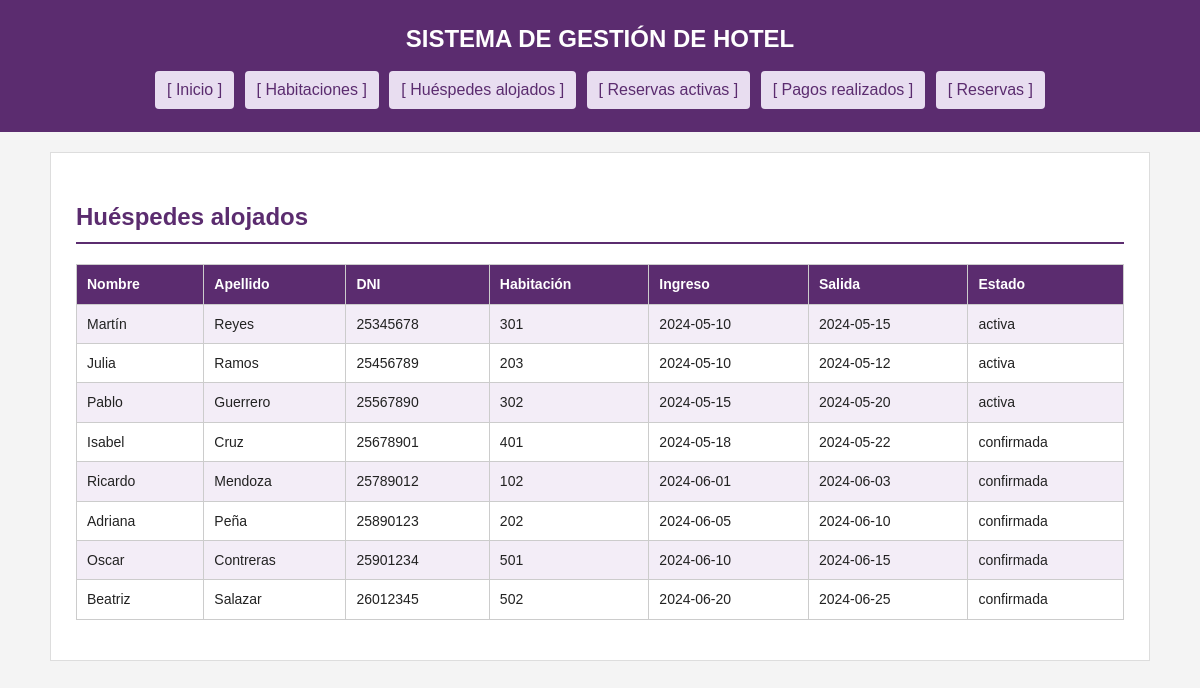
Screenshot of /aplicacion/consultas/huespedes_alojados.php with the database file from the repository.
### tables this page shows
CREATE TABLE `reserva` (
  `id_reserva` int(11) NOT NULL AUTO_INCREMENT,
  `id_huesped` int(11) NOT NULL,
  `id_habitacion` int(11) NOT NULL,
  `fecha_ingreso` date NOT NULL,
  `fecha_salida` date NOT NULL,
  `cantidad_personas` int(11) NOT NULL,
  `estado` varchar(50) NOT NULL DEFAULT 'activa',
  PRIMARY KEY (`id_reserva`),
  KEY `fk_reserva_huesped` (`id_huesped`),
  KEY `fk_reserva_habitacion` (`id_habitacion`),
  CONSTRAINT `fk_reserva_habitacion` FOREIGN KEY (`id_habitacion`) REFERENCES `habitacion` (`id_habitacion`),
  CONSTRAINT `fk_reserva_huesped` FOREIGN KEY (`id_huesped`) REFERENCES `huesped` (`id_huesped`)
);

CREATE TABLE `huesped` (
  `id_huesped` int(11) NOT NULL AUTO_INCREMENT,
  `nombre` varchar(100) NOT NULL,
  `apellido` varchar(100) NOT NULL,
  `dni` varchar(20) NOT NULL,
  `telefono` varchar(30) DEFAULT NULL,
  `email` varchar(150) DEFAULT NULL,
  PRIMARY KEY (`id_huesped`),
  UNIQUE KEY `dni` (`dni`)
);

CREATE TABLE `habitacion` (
  `id_habitacion` int(11) NOT NULL AUTO_INCREMENT,
  `numero` varchar(10) NOT NULL,
  `piso` int(11) NOT NULL,
  `capacidad` int(11) NOT NULL,
  `id_tipo` int(11) NOT NULL,
  `precio_noche` decimal(10,2) NOT NULL,
  PRIMARY KEY (`id_habitacion`),
  UNIQUE KEY `numero` (`numero`),
  KEY `fk_habitacion_tipo` (`id_tipo`),
  CONSTRAINT `fk_habitacion_tipo` FOREIGN KEY (`id_tipo`) REFERENCES `tipo_habitacion` (`id_tipo`)
);

### aplicacion/consultas/huespedes_alojados.php (the view, shortened to what this page needs)
<?php
require_once "../conexion.php";
$sql = "SELECT
            h.nombre,
            h.apellido,
            h.dni,
            hab.numero AS habitacion,
            r.fecha_ingreso,
            r.fecha_salida,
            r.estado
        FROM reserva r
        INNER JOIN huesped h ON r.id_huesped = h.id_huesped
        INNER JOIN habitacion hab ON r.id_habitacion = hab.id_habitacion
        WHERE r.estado IN ('activa', 'confirmada')
        ORDER BY r.fecha_ingreso";
$stmt = $pdo->query($sql);
$alojados = $stmt->fetchAll();
?>
<!DOCTYPE html>
<html lang="es">
<head>
    <link rel="stylesheet" href="../css/estilos.css">
</head>
<body>
<header>
    <h1>SISTEMA DE GESTIÓN DE HOTEL</h1>
    <nav>
        <a href="../index.php">[ Inicio ]</a>
        <a href="habitaciones.php">[ Habitaciones ]</a>
        <a href="huespedes_alojados.php">[ Huéspedes alojados ]</a>
        <a href="reservas_activas.php">[ Reservas activas ]</a>
        <a href="pagos_realizados.php">[ Pagos realizados ]</a>
        <a href="../reserva/listar.php">[ Reservas ]</a>
    </nav>
</header>
<main>
    <h2>Huéspedes alojados</h2>
    <table>
        <tr>
            <th>Nombre</th>
            <th>Apellido</th>
            <th>DNI</th>
            <th>Habitación</th>
            <th>Ingreso</th>
            <th>Salida</th>
            <th>Estado</th>
        </tr>
        <?php foreach ($alojados as $fila) { ?>
        <tr>
            <td><?= htmlspecialchars($fila['nombre']) ?></td>
            <td><?= htmlspecialchars($fila['apellido']) ?></td>
            <td><?= htmlspecialchars($fila['dni']) ?></td>
            <td><?= htmlspecialchars($fila['habitacion']) ?></td>
            <td><?= htmlspecialchars($fila['fecha_ingreso']) ?></td>
            <td><?= htmlspecialchars($fila['fecha_salida']) ?></td>
            <td><?= htmlspecialchars($fila['estado']) ?></td>
        </tr>
        <?php } ?>
    </table>
</main>
</body>
</html>

### aplicacion/css/estilos.css (style rules this page uses)
* { box-sizing: border-box; }
body { font-family: Arial, Helvetica, sans-serif; margin: 0; background-color: #f4f4f4; color: #222; line-height: 1.6; }
header { background-color: #5b2c6f; color: #fff; padding: 20px; text-align: center; }
nav { margin-top: 10px; text-align: center; }
nav a { color: #5b2c6f; background-color: #e8ddf0; padding: 6px 12px; margin: 3px; display: inline-block; text-decoration: none; border-radius: 4px; }
main { max-width: 1100px; margin: 20px auto; background-color: #fff; padding: 25px; border: 1px solid #ddd; }
h1 { margin: 0; font-size: 24px; }
h2 { color: #5b2c6f; border-bottom: 2px solid #5b2c6f; padding-bottom: 6px; }
table { width: 100%; border-collapse: collapse; margin: 15px 0; }
th, td { border: 1px solid #ccc; padding: 8px 10px; text-align: left; font-size: 14px; }
th { background-color: #5b2c6f; color: #fff; }
tr:nth-child(even) { background-color: #f3edf7; }

### rows the page displays
reserva: id_huesped.nombre "Martín", id_huesped.apellido "Reyes", id_huesped.dni "25345678", id_habitacion.numero "301", fecha_ingreso "2024-05-10", fecha_salida "2024-05-15", estado "activa"
reserva: id_huesped.nombre "Julia", id_huesped.apellido "Ramos", id_huesped.dni "25456789", id_habitacion.numero "203", fecha_ingreso "2024-05-10", fecha_salida "2024-05-12", estado "activa"
reserva: id_huesped.nombre "Pablo", id_huesped.apellido "Guerrero", id_huesped.dni "25567890", id_habitacion.numero "302", fecha_ingreso "2024-05-15", fecha_salida "2024-05-20", estado "activa"
reserva: id_huesped.nombre "Isabel", id_huesped.apellido "Cruz", id_huesped.dni "25678901", id_habitacion.numero "401", fecha_ingreso "2024-05-18", fecha_salida "2024-05-22", estado "confirmada"
reserva: id_huesped.nombre "Ricardo", id_huesped.apellido "Mendoza", id_huesped.dni "25789012", id_habitacion.numero "102", fecha_ingreso "2024-06-01", fecha_salida "2024-06-03", estado "confirmada"
reserva: id_huesped.nombre "Adriana", id_huesped.apellido "Peña", id_huesped.dni "25890123", id_habitacion.numero "202", fecha_ingreso "2024-06-05", fecha_salida "2024-06-10", estado "confirmada"
reserva: id_huesped.nombre "Oscar", id_huesped.apellido "Contreras", id_huesped.dni "25901234", id_habitacion.numero "501", fecha_ingreso "2024-06-10", fecha_salida "2024-06-15", estado "confirmada"
reserva: id_huesped.nombre "Beatriz", id_huesped.apellido "Salazar", id_huesped.dni "26012345", id_habitacion.numero "502", fecha_ingreso "2024-06-20", fecha_salida "2024-06-25", estado "confirmada"
